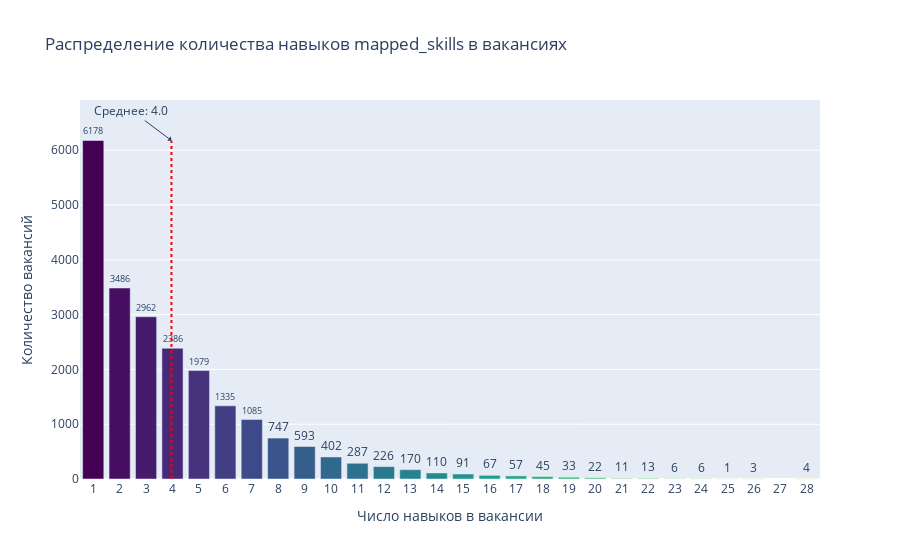

Notebook cell for this chart:
### Code cell
# Посмотрим на распределение скилолв по кол-ву на вакансию
import plotly.express as px

df_train_result['skills_count'] = df_train_result['mapped_skills'].apply(lambda x: len(x) if isinstance(x, list) else 0)

# Считаем распределение
skills_dist = df_train_result['skills_count'].value_counts().sort_index().reset_index()
skills_dist.columns = ['Количество навыков', 'Число вакансий']

# Строим интерактивный график
fig = px.bar(
    skills_dist,
    x='Количество навыков',
    y='Число вакансий',
    title='Распределение количества навыков mapped_skills в вакансиях',
    labels={'Количество навыков': 'Число навыков в вакансии', 'Число вакансий': 'Количество вакансий'},
    text='Число вакансий',
    color='Количество навыков',
    color_continuous_scale='Viridis'
)

# Добавляем среднюю линию
mean_val = df_train_result['skills_count'].mean()
fig.add_shape(
    type="line",
    x0=mean_val, y0=0,
    x1=mean_val, y1=skills_dist['Число вакансий'].max(),
    line=dict(color="red", width=2, dash="dot")
)

fig.add_annotation(
    x=mean_val,
    y=skills_dist['Число вакансий'].max(),
    text=f"Среднее: {mean_val:.1f}",
    showarrow=True,
    arrowhead=1,
    ax=-40
)

# Настройки отображения
fig.update_traces(texttemplate='%{text}', textposition='outside')
fig.update_layout(
    hovermode="x",
    xaxis=dict(tickmode='linear'),
    coloraxis_showscale=False
)

fig.show()

### Figure 1 — Plotly figure (JSON) as saved in the notebook; plotly's stock layout.template omitted (floating-point values rounded to 4 significant figures)
{"data": [{"alignmentgroup": "True", "hovertemplate": "Число навыков в вакансии=%{marker.color}<br>Количество вакансий=%{text}<extra></extra>", "legendgroup": "", "marker": {"color": [1, 2, 3, 4, 5, 6, 7, 8, 9, 10, 11, 12, 13, 14, 15, 16, 17, 18, 19, 20, 21, 22, 23, 24, 25, 26, 28], "coloraxis": "coloraxis", "pattern": {"shape": ""}}, "name": "", "offsetgroup": "", "orientation": "v", "showlegend": false, "text": [6178, 3486, 2962, 2386, 1979, 1335, 1085, 747, 593, 402, 287, 226, 170, 110, 91, 67, 57, 45, 33, 22, 11, 13, 6, 6, 1, 3, 4], "textposition": "outside", "texttemplate": "%{text}", "type": "bar", "x": [1, 2, 3, 4, 5, 6, 7, 8, 9, 10, 11, 12, 13, 14, 15, 16, 17, 18, 19, 20, 21, 22, 23, 24, 25, 26, 28], "xaxis": "x", "y": [6178, 3486, 2962, 2386, 1979, 1335, 1085, 747, 593, 402, 287, 226, 170, 110, 91, 67, 57, 45, 33, 22, 11, 13, 6, 6, 1, 3, 4], "yaxis": "y"}], "layout": {"annotations": [{"arrowhead": 1, "ax": -40, "showarrow": true, "text": "Среднее: 4.0", "x": 3.96, "y": 6178}], "barmode": "relative", "coloraxis": {"colorbar": {"title": {"text": "Число навыков в вакансии"}}, "colorscale": [[0, "#440154"], [0.1111, "#482878"], [0.2222, "#3e4989"], [0.3333, "#31688e"], [0.4444, "#26828e"], [0.5556, "#1f9e89"], [0.6667, "#35b779"], [0.7778, "#6ece58"], [0.8889, "#b5de2b"], [1, "#fde725"]], "showscale": false}, "hovermode": "x", "legend": {"tracegroupgap": 0}, "shapes": [{"line": {"color": "red", "dash": "dot", "width": 2}, "type": "line", "x0": 3.96, "x1": 3.96, "y0": 0, "y1": 6178}], "title": {"text": "Распределение количества навыков mapped_skills в вакансиях"}, "xaxis": {"anchor": "y", "domain": [0, 1], "tickmode": "linear", "title": {"text": "Число навыков в вакансии"}}, "yaxis": {"anchor": "x", "domain": [0, 1], "title": {"text": "Количество вакансий"}}}}
